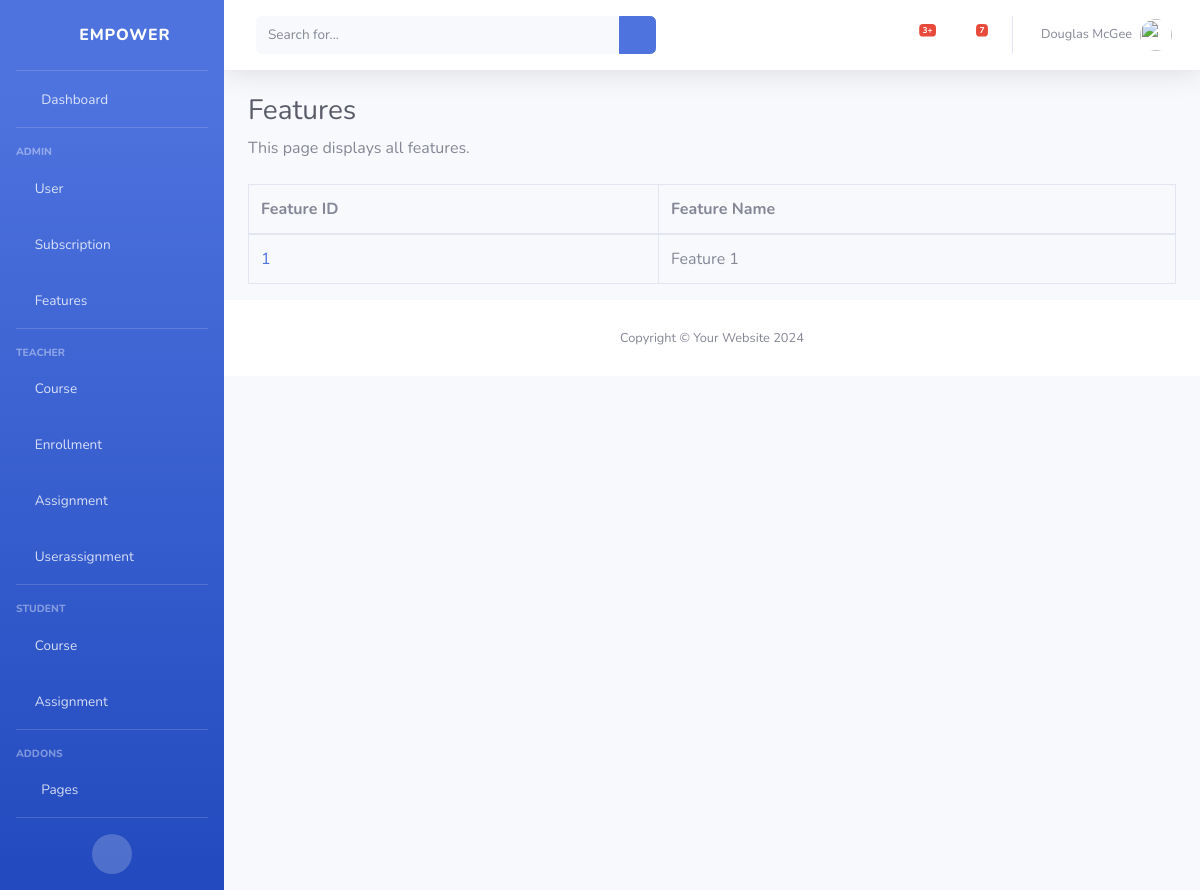
Page /features/ on the earlier database version.
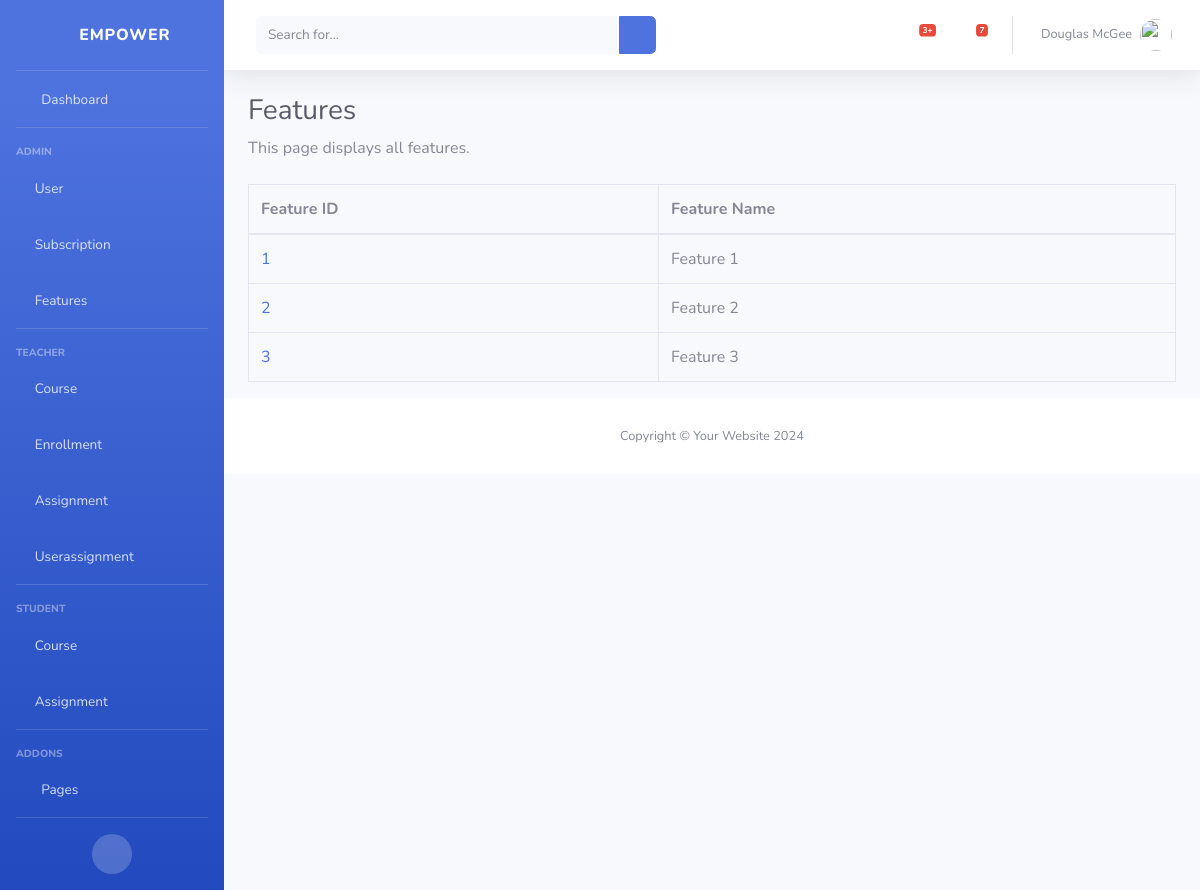
Same page on the later database version.
### classRoom/models.py (models this page shows)
class Feature(models.Model):
    id = models.AutoField(primary_key=True)
    feature_name = models.CharField(max_length=255)

### classRoom/views.py (the view)
# urls.py: path('features/', view_features, name='view_features'),
def view_features(request):
    features = Feature.objects.all()
    return render(request, 'features/view_features.html', {'features': features})

### classRoom/templates/features/view_features.html
{% extends 'base.html' %}
{% block content %}
    {% load static %}
    <h1 class="h3 mb-2 text-gray-800">Features</h1>
    <p class="mb-4">This page displays all features.</p>
    <table class="table table-bordered" id="dataTable" width="100%" cellspacing="0">
        <thead>
            <tr>
                <th>Feature ID</th>
                <th>Feature Name</th>
            </tr>
        </thead>
        <tbody>
            {% for feature in features %}
                <tr>
                    <td><a href="{% url 'view_feature' feature.id %}">{{ feature.id }}</a></td>
                    <td>{{ feature.feature_name }}</td>
                </tr>
            {% endfor %}
        </tbody>
    </table>
{% endblock %}

Differences in the rows shown:
added Feature: id "2", feature_name "Feature 2"
added Feature: id "3", feature_name "Feature 3"
